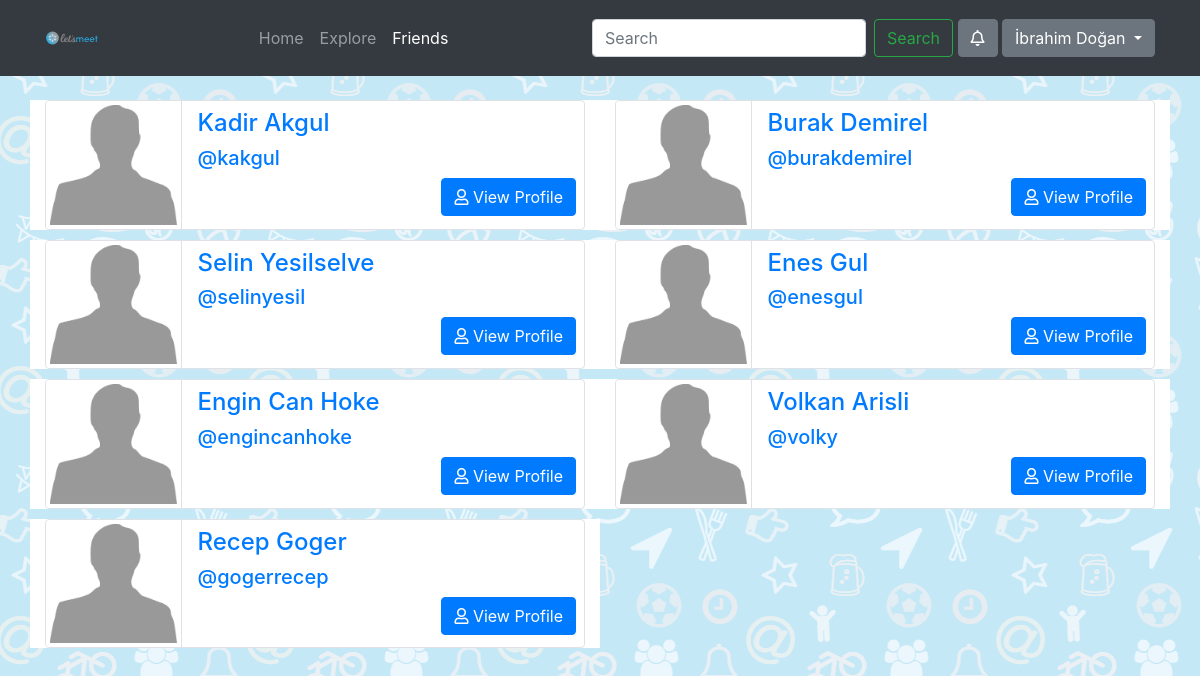
The app's page /friends (signed in) with its own data.
### main/models.py (models this page shows, shortened)
class Profile(models.Model):
    user = models.OneToOneField(User, on_delete=models.CASCADE)
    first_name = models.CharField(max_length=30, null=True)
    last_name = models.CharField(max_length=30, null=True)
    friends = models.ManyToManyField('self', blank=True)
    image = models.ImageField(default='profile_pics/default.png', upload_to='profile_pics')
    def requests(self):
        return FriendRequest.objects.filter(to_profile=self)

### main/views.py (the view)
# urls.py: path('friends', views.friends, name='friends'),
@login_required
def friends(request):
    friends = request.user.profile.friends.all()
    context = {'friends': 'active', 'Friends': friends,
               'friendRequests': request.user.profile.requests()}
    return render(request, 'main/friends.html', context)

### main/templates/main/friends.html (shortened to what this page needs)
{% extends "main/base.html" %}
{% block content %}
    <link rel="stylesheet" href="https://use.fontawesome.com/releases/v5.0.8/css/all.css"
>
    <div class="container">
        <div class="row">
            {% for friend in Friends %}
                <div class="col-md-6" style="margin-bottom: 10px; background: white">
                    <div class="d-flex  border rounded">
                        <div class="p-0 w-25">
                            <img src="{{ friend.image.url }}" class="img-thumbnail border-0"/>
                        </div>
                        <div class="pl-3 pt-2 pr-2 pb-2 w-75 border-left">
                            <h4 class="text-primary">{{ friend.first_name }} {{ friend.last_name }}</h4>
                            <h5 class="text-info"><a href="{{ friend.user.username }}">
                                @{{ friend.user.username }}
                            </a></h5>
                            <p class="text-right m-0"><a href="/{{ friend.user.username }}" class="btn btn-primary"><i
                                    class="far fa-user"></i>
                                View
                                Profile</a></p>
                        </div>
                    </div>
                </div>
            {% endfor %}
        </div>
    </div>
{% endblock content %}

### main/templates/main/base.html (shortened to what this page needs)
{% load static %}
<!doctype html>
<html lang="en">
<head>
    <link rel="stylesheet" href="https://stackpath.bootstrapcdn.com/bootstrap/4.1.3/css/bootstrap.min.css"
>
    <link rel="stylesheet" href="https://use.fontawesome.com/releases/v5.6.1/css/all.css"
>
    <link rel='stylesheet'
          href='https://rawgit.com/tempusdominus/bootstrap-4/master/build/css/tempusdominus-bootstrap-4.css'>
</head>
<body>
<nav class="navbar navbar-expand-lg navbar-dark bg-dark">
    <div class="container">
        <a class="navbar-brand" href="{% url 'home' %}">
            <img src="{% static 'main/img/header.svg' %}" width="100%" height="50" style="margin-right: -120px;"> </a>
        <div class="collapse navbar-collapse" id="navbarNavAltMarkup">
            <ul class="navbar-nav mx-auto">
                {% if user.is_authenticated %}
                    <a class="nav-item nav-link {{ home }}" href="{% url 'home' %}">Home </a>
                    <a class="nav-item nav-link {{ explore }}" href="{% url 'explore' %}">Explore</a>
                    <a class="nav-item nav-link {{ friends }}" href="{% url 'friends' %}">Friends</a>
                {% endif %}
            </ul>
            <form class="form-inline my-2 my-lg-0">
                <input class="form-control mr-sm-2" type="search" placeholder="Search" aria-label="Search">
                <button class="btn btn-outline-success my-2 my-sm-0" type="submit">Search</button>
            </form> &nbsp;
            <ul class="navbar-nav">
                {% if user.is_authenticated %}
                    <div class="dropdown">
                        <button class="btn btn-secondary" type="button" id="dropdownMenuButton"
                                data-toggle="dropdown" aria-haspopup="true" aria-expanded="false">
                            {% if friendRequests.all %}
                                <i class="fas fa-bell"></i> {{ friendRequests.count }}
                            {% else %}
                                <i class="far fa-bell"></i>
                            {% endif %}
                        </button>
                    </div>
                    <div class="dropdown">
                        <button class="btn btn-secondary dropdown-toggle" type="button" id="dropdownMenuButton"
                                data-toggle="dropdown" aria-haspopup="true" aria-expanded="false">
                            {{ user.profile.first_name }} {{ user.profile.last_name }}
                        </button>
                    </div>
                {% endif %}
    </div>
</nav>
{% if user.is_authenticated %}
    <br>
{% endif %}
{% block content %}
{% endblock %}
</body>
</html>

### records on screen
Profile: image (placeholder picture), first_name "Kadir", last_name "Akgul", user.username "kakgul"
Profile: image (placeholder picture), first_name "Burak", last_name "Demirel", user.username "burakdemirel"
Profile: image (placeholder picture), first_name "Selin", last_name "Yesilselve", user.username "selinyesil"
Profile: image (placeholder picture), first_name "Enes", last_name "Gul", user.username "enesgul"
Profile: image (placeholder picture), first_name "Engin Can", last_name "Hoke", user.username "engincanhoke"
Profile: image (placeholder picture), first_name "Volkan", last_name "Arisli", user.username "volky"
Profile: image (placeholder picture), first_name "Recep", last_name "Goger", user.username "gogerrecep"

### other values on screen
{{ user.profile.first_name }} "İbrahim"
{{ user.profile.last_name }} "Doğan"
